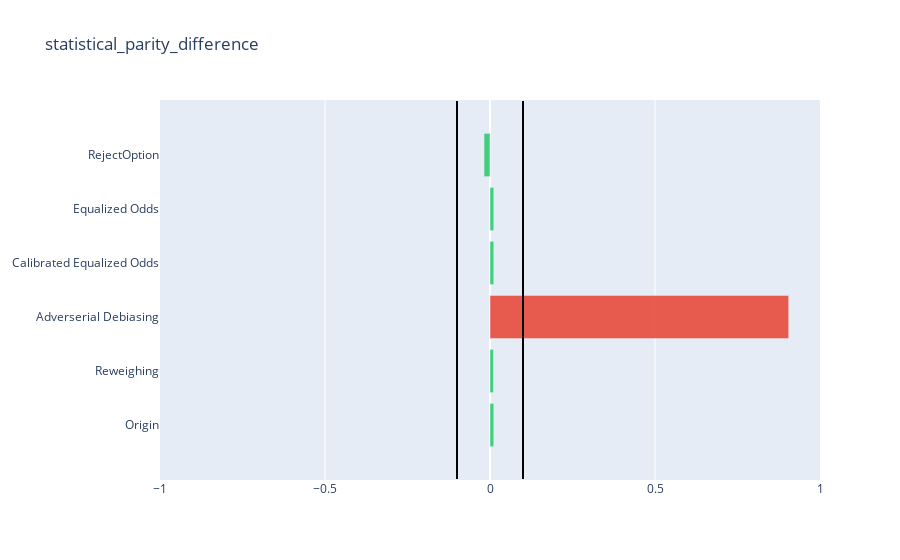
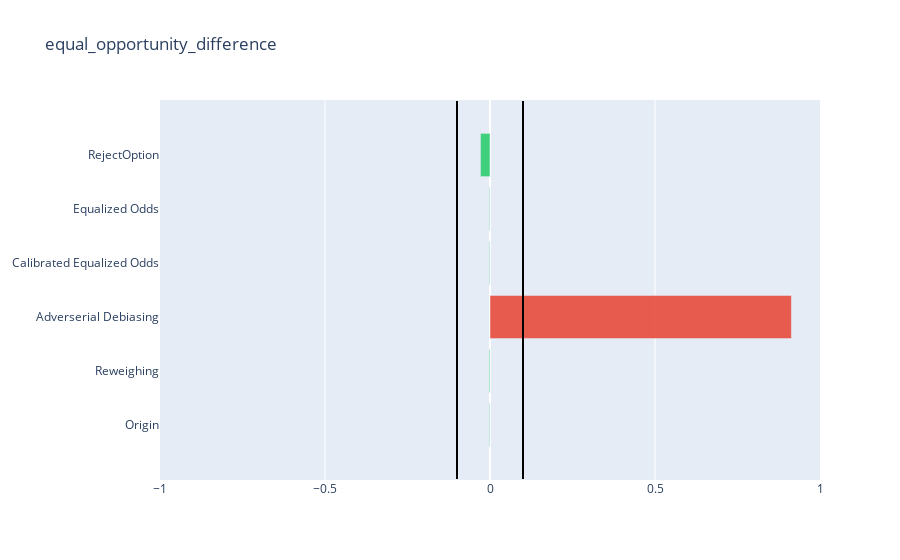
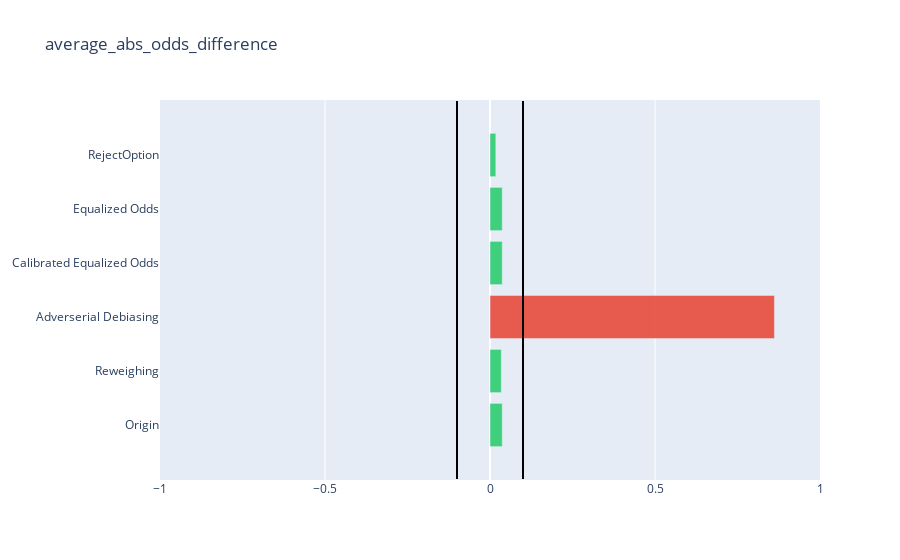
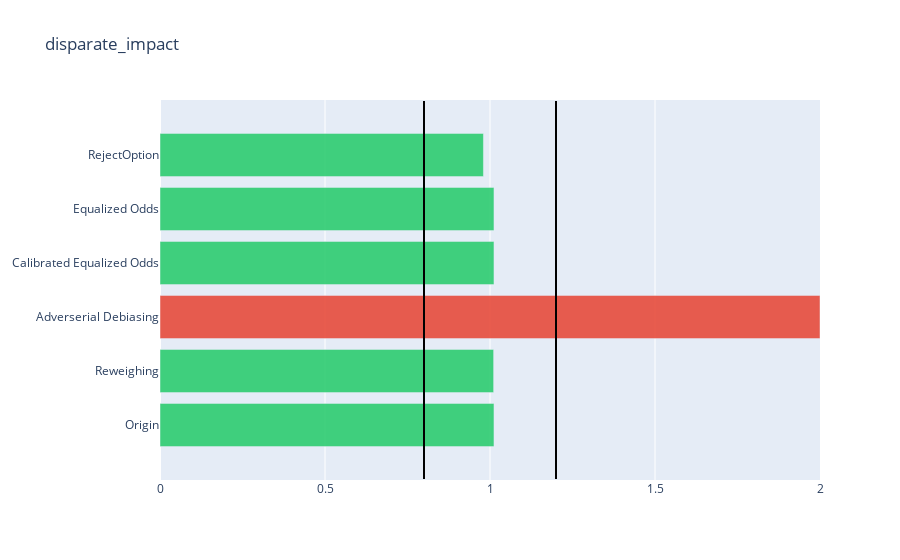

Here is the notebook cell these charts were saved with, in order:
### Code cell
compare_fair_metrics(algo_metrics)

### Figure 1 — Plotly figure (JSON) as saved in the notebook; plotly's stock layout.template omitted (floating-point values rounded to 4 significant figures)
{"data": [{"marker": {"color": ["#2ecc71", "#2ecc71", "#e74c3c", "#2ecc71", "#2ecc71", "#2ecc71"]}, "opacity": 0.9, "orientation": "h", "type": "bar", "x": [0.01145, 0.01044, 0.9051, 0.01145, 0.01145, -0.01805], "y": ["Origin", "Reweighing", "Adverserial Debiasing", "Calibrated Equalized Odds", "Equalized Odds", "RejectOption"]}], "layout": {"barmode": "group", "shapes": [{"line": {"color": "rgb(0, 0, 0)", "width": 2}, "type": "line", "x0": -0.1, "x1": -0.1, "y0": -1, "y1": 6}, {"line": {"color": "rgb(0, 0, 0)", "width": 2}, "type": "line", "x0": 0.1, "x1": 0.1, "y0": -1, "y1": 6}], "title": {"text": "statistical_parity_difference"}, "xaxis": {"range": [-1, 1]}, "yaxis": {"automargin": true}}}

### Figure 2 — Plotly figure (JSON) as saved in the notebook; plotly's stock layout.template omitted (floating-point values rounded to 4 significant figures)
{"data": [{"marker": {"color": ["#2ecc71", "#2ecc71", "#e74c3c", "#2ecc71", "#2ecc71", "#2ecc71"]}, "opacity": 0.9, "orientation": "h", "type": "bar", "x": [-0.001741, -0.002382, 0.9133, -0.001741, -0.001741, -0.02893], "y": ["Origin", "Reweighing", "Adverserial Debiasing", "Calibrated Equalized Odds", "Equalized Odds", "RejectOption"]}], "layout": {"barmode": "group", "shapes": [{"line": {"color": "rgb(0, 0, 0)", "width": 2}, "type": "line", "x0": -0.1, "x1": -0.1, "y0": -1, "y1": 6}, {"line": {"color": "rgb(0, 0, 0)", "width": 2}, "type": "line", "x0": 0.1, "x1": 0.1, "y0": -1, "y1": 6}], "title": {"text": "equal_opportunity_difference"}, "xaxis": {"range": [-1, 1]}, "yaxis": {"automargin": true}}}

### Figure 3 — Plotly figure (JSON) as saved in the notebook; plotly's stock layout.template omitted (floating-point values rounded to 4 significant figures)
{"data": [{"marker": {"color": ["#2ecc71", "#2ecc71", "#e74c3c", "#2ecc71", "#2ecc71", "#2ecc71"]}, "opacity": 0.9, "orientation": "h", "type": "bar", "x": [0.03711, 0.03424, 0.862, 0.03711, 0.03711, 0.01759], "y": ["Origin", "Reweighing", "Adverserial Debiasing", "Calibrated Equalized Odds", "Equalized Odds", "RejectOption"]}], "layout": {"barmode": "group", "shapes": [{"line": {"color": "rgb(0, 0, 0)", "width": 2}, "type": "line", "x0": -0.1, "x1": -0.1, "y0": -1, "y1": 6}, {"line": {"color": "rgb(0, 0, 0)", "width": 2}, "type": "line", "x0": 0.1, "x1": 0.1, "y0": -1, "y1": 6}], "title": {"text": "average_abs_odds_difference"}, "xaxis": {"range": [-1, 1]}, "yaxis": {"automargin": true}}}

### Figure 4 — Plotly figure (JSON) as saved in the notebook; plotly's stock layout.template omitted (floating-point values rounded to 4 significant figures)
{"data": [{"marker": {"color": ["#2ecc71", "#2ecc71", "#e74c3c", "#2ecc71", "#2ecc71", "#2ecc71"]}, "opacity": 0.9, "orientation": "h", "type": "bar", "x": [1.012, 1.011, 2, 1.012, 1.012, 0.9801], "y": ["Origin", "Reweighing", "Adverserial Debiasing", "Calibrated Equalized Odds", "Equalized Odds", "RejectOption"]}], "layout": {"barmode": "group", "shapes": [{"line": {"color": "rgb(0, 0, 0)", "width": 2}, "type": "line", "x0": 0.8, "x1": 0.8, "y0": -1, "y1": 6}, {"line": {"color": "rgb(0, 0, 0)", "width": 2}, "type": "line", "x0": 1.2, "x1": 1.2, "y0": -1, "y1": 6}], "title": {"text": "disparate_impact"}, "xaxis": {"range": [0, 2]}, "yaxis": {"automargin": true}}}
